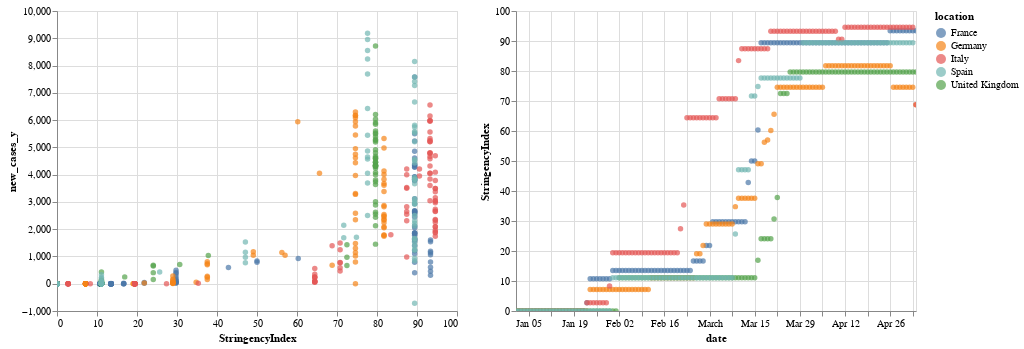

This figure's notebook cell:
### Markdown cell above
- Policy Stringency V.S New cases

### Code cell
g1=alt.Chart(lag).mark_circle().encode(
    x='StringencyIndex',
    y='new_cases_y',
    color='location',
#     size='new_cases_x'
).interactive()

g2=alt.Chart(lag).mark_circle().encode(
    x='date',
    y='StringencyIndex',
    color='location',
#     size='StringencyIndex'
).interactive()

(g1|g2)

### Figure 1 — Vega-Lite specification as saved in the notebook (floating-point values rounded to 4 significant figures; data arrays with more than 128 entries replaced by an {"elided": "..."} marker saying what was removed)
{"config": {"view": {"continuousWidth": 400, "continuousHeight": 300}}, "hconcat": [{"mark": "circle", "encoding": {"color": {"type": "nominal", "field": "location"}, "x": {"type": "quantitative", "field": "StringencyIndex"}, "y": {"type": "quantitative", "field": "new_cases_y"}}, "selection": {"selector002": {"type": "interval", "bind": "scales", "encodings": ["x", "y"]}}}, {"mark": "circle", "encoding": {"color": {"type": "nominal", "field": "location"}, "x": {"type": "temporal", "field": "date"}, "y": {"type": "quantitative", "field": "StringencyIndex"}}, "selection": {"selector003": {"type": "interval", "bind": "scales", "encodings": ["x", "y"]}}}], "data": {"name": "data-aed157164243082e00f27ea829bc510f"}, "$schema": "https://vega.github.io/schema/vega-lite/v4.0.2.json", "datasets": {"data-aed157164243082e00f27ea829bc510f": {"elided": "629 records"}}}
